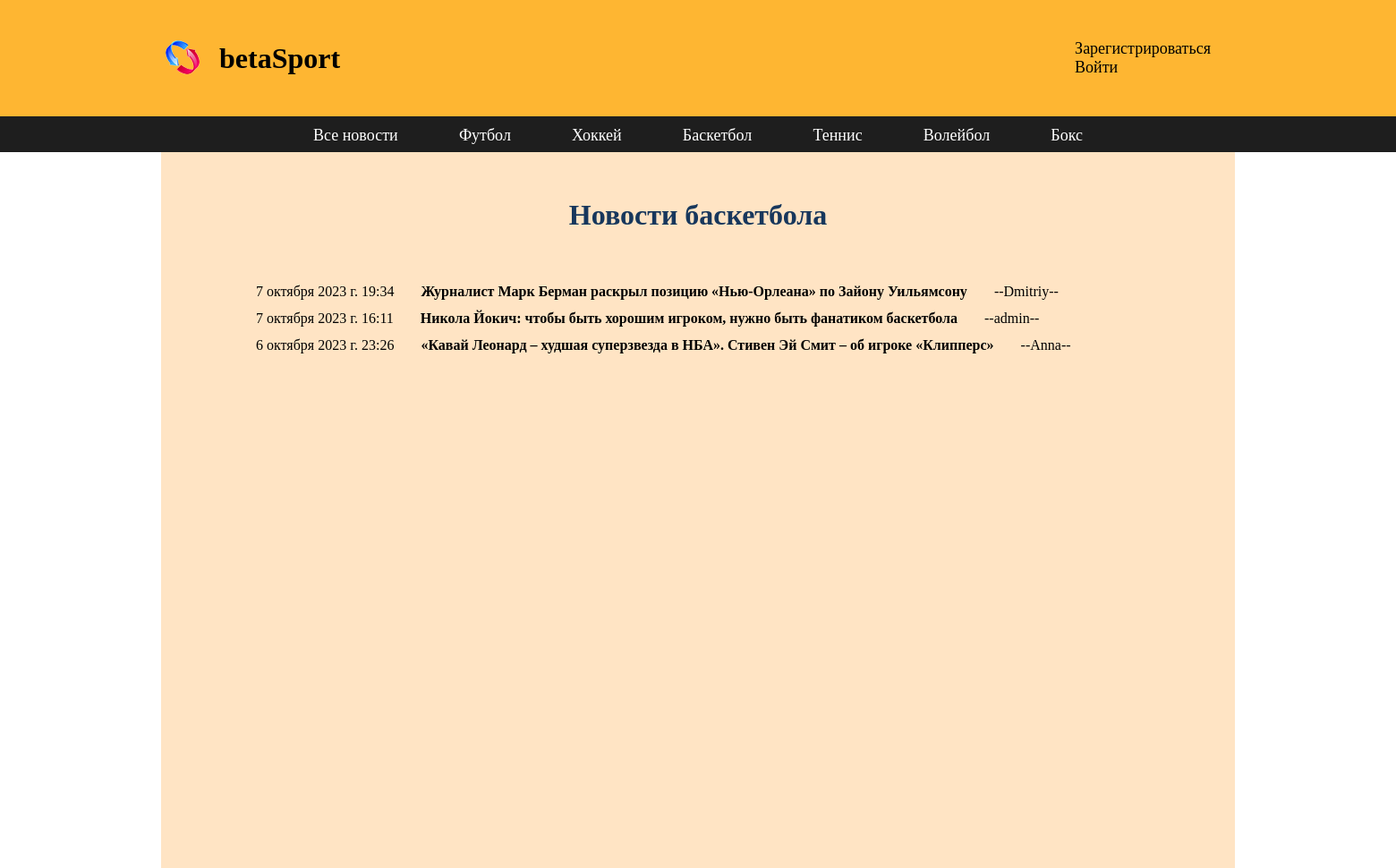
/basketball/, run on an earlier commit of the app's database.
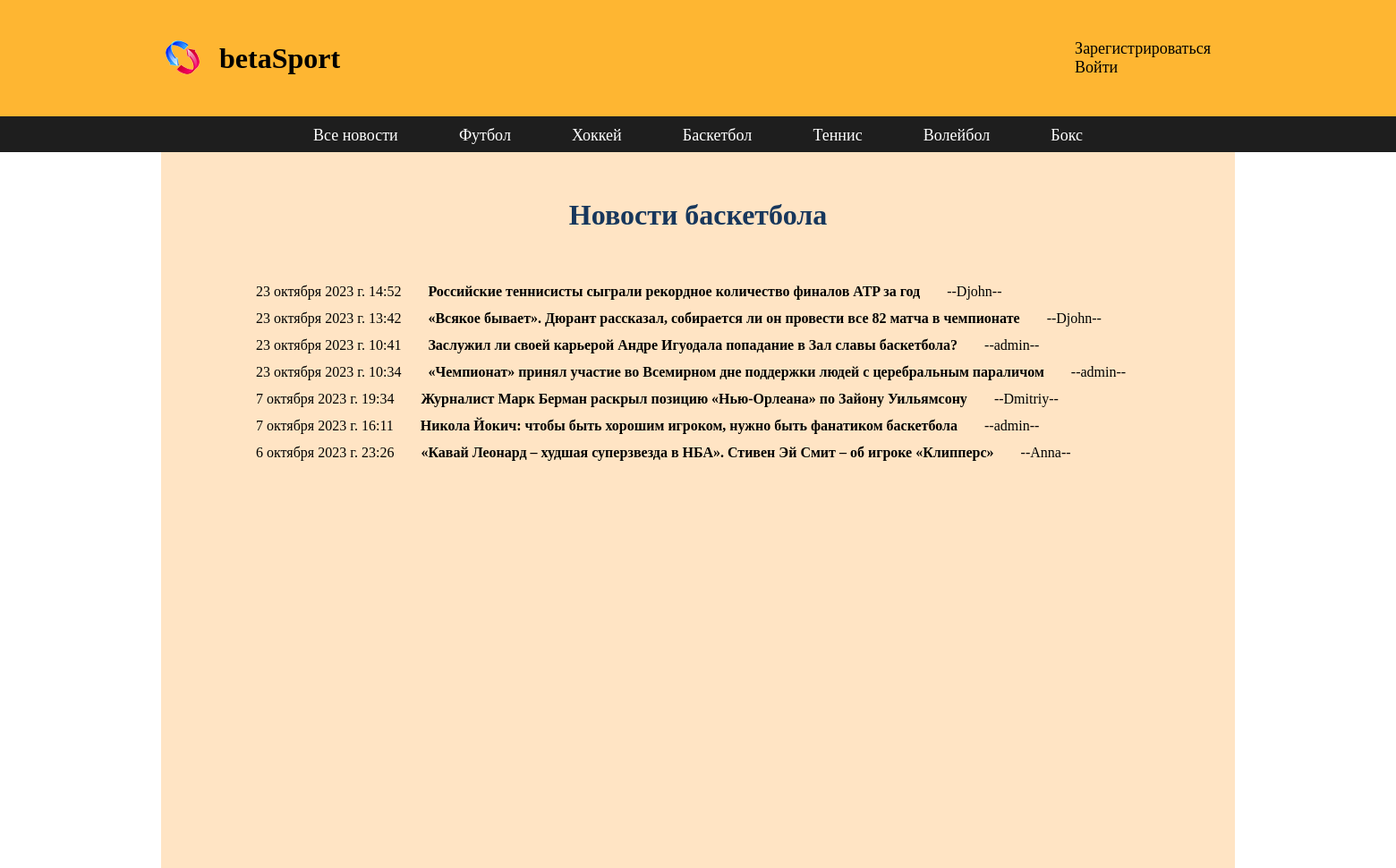
And on a later commit of the database.
### newpost/models.py (models this page shows, shortened)
class Sportnews(models.Model):
    sport = [
        (1, "футбол"),
        (2, "хоккей"),
        (3, "баскетбол"),
        (4, "теннис"),
        (5, "волейбол"),
        (6, "бокс")
    ]
    tsport = models.PositiveSmallIntegerField('tsport', choices=sport)
    title = models.CharField(max_length=100)
    news = models.TextField(max_length=1500)
    created = models.DateTimeField(auto_now_add=True)
    image = models.ImageField(upload_to='images/', blank=True)
    user = models.ForeignKey(User, on_delete=models.CASCADE, blank=True)
    vote_total = models.IntegerField(default=0)
    vote_ratio = models.IntegerField(default=0)

### newpost/views.py (the view)
# urls.py: path('basketball/', views.basketball, name='basketball'),
def basketball(request):
    an = Sportnews.objects.order_by('-created')
    return render(request, 'newpost/basketball.html', {'an': an})

### newpost/templates/newpost/basketball.html
{% extends 'newpost/base.html' %}
{% block content %}
<div class="aut">
    <div class="zag">
            <h1>Новости баскетбола</h1>
    </div>
</div>
<div class="new">
    {% for i in an %}
        {% if i.tsport == 3 %}
        <div class="blok">
            <div class="creat"> {{ i.created }} </div>
            <div class="tit"> <a href="{% url 'detail' i.id %}"> {{ i.title }} </a> </div>
            <div class="us"> --{{ i.user }}-- </div>
         </div>
        {% endif %}
    {% endfor %}
</div>
{% endblock %}

What changed in the data, as far as the page shows it:
added Sportnews: created "23 октября 2023 г. 14:52", title "Российские теннисисты сыграли рекордное количество финалов ATP за год", user "Djohn"
added Sportnews: created "23 октября 2023 г. 13:42", title "«Всякое бывает». Дюрант рассказал, собирается ли он провести все 82 матча в чемпионате", user "Djohn"
added Sportnews: created "23 октября 2023 г. 10:41", title "Заслужил ли своей карьерой Андре Игуодала попадание в Зал славы баскетбола?", user "admin"
added Sportnews: created "23 октября 2023 г. 10:34", title "«Чемпионат» принял участие во Всемирном дне поддержки людей с церебральным параличом", user "admin"
